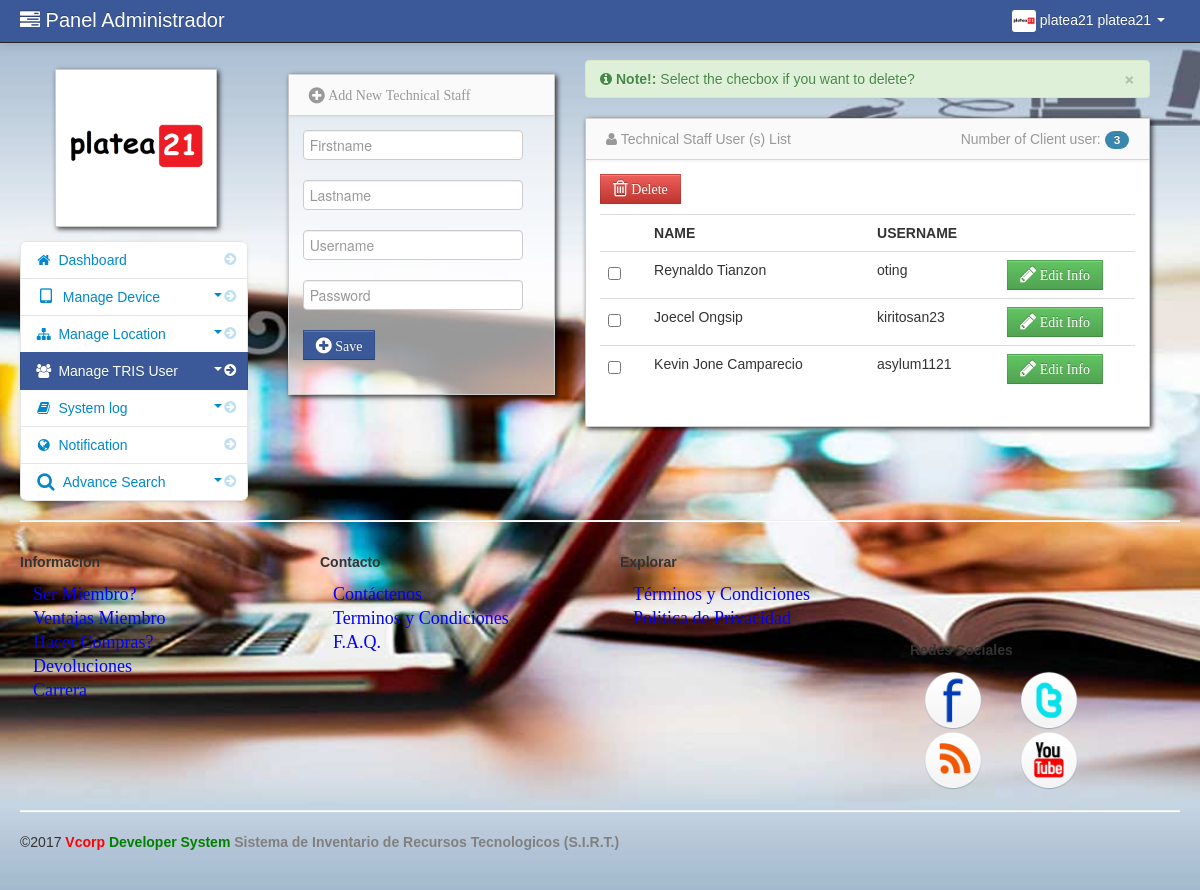
Screenshot of /admin/client_user.php (signed in) with the database file from the repository.
### tables this page shows
CREATE TABLE IF NOT EXISTS `client` (
  `client_id` int(128) NOT NULL AUTO_INCREMENT,
  `username` varchar(128) NOT NULL,
  `password` varchar(128) NOT NULL,
  `firstname` varchar(128) NOT NULL,
  `lastname` varchar(128) NOT NULL,
  `thumbnails` varchar(200) NOT NULL,
  PRIMARY KEY (`client_id`)
);

### admin/session.php (called while the page is built, shortened)
<?php
$session_id=$_SESSION['id'];
?>

### admin/client_user.php (the view, shortened to what this page needs)
<?php include('header.php'); ?>
<?php include('session.php'); ?>
    <body>
		<?php include('navbar.php'); ?>
        <div class="container-fluid">
            <div class="row-fluid">
				<?php include('client_user_slidebar.php'); ?>
				<div class="span3" id="adduser">
				<?php include('add_client.php'); ?>
				</div>
                <div class="span6" id="">
                     <div class="row-fluid">
				<div class="empty">
                    <div class="alert alert-success alert-dismissable">
                        <button type="button" class="close" data-dismiss="alert" aria-hidden="true">&times;</button>
                         <i class="icon-info-sign"></i>  <strong>Note!:</strong> Select the checbox if you want to delete?
                    </div>
               </div>
				<?php
	             $count_user=mysqli_query($conn,"select * from client");
	             $count = mysqli_num_rows($count_user);
                 ?>
                        <div id="block_bg" class="block">
                            <div class="navbar navbar-inner block-header">
                                <div class="muted pull-left"><i class="icon-user"></i> Technical Staff User (s) List</div>
								<div class="muted pull-right">
								Number of Client user: <span class="badge badge-info"><?php  echo $count; ?></span>
							 </div>
                            </div>
                            <div class="block-content collapse in">
                                <div class="span12">
								<form action="delete_client.php" method="post">
  									<table cellpadding="0" cellspacing="0" border="0" class="table" id="example">
									<a data-placement="right" title="Click to Delete check item"  data-toggle="modal" href="#client_delete" id="delete"  class="btn btn-danger" name=""><i class="icon-trash icon-large"> Delete</i></a>
										<thead>
										  <tr>
												<th></th>
												<th>Name</th>
												<th>Username</th>
												<th></th>
										   </tr>
										</thead>
										<tbody>
													<?php
													$user_query = mysqli_query($conn,"select * from client")or die(mysqli_error($conn));
													while($row = mysqli_fetch_array($user_query)){
													$id = $row['client_id'];
													?>
												<tr>
												<td width="30">
												<input id="optionsCheckbox" class="uniform_on" name="selector[]" type="checkbox" value="<?php echo $id; ?>">
												</td>
												<td><?php echo $row['firstname']; ?> <?php echo $row['lastname']; ?></td>
												<td><?php echo $row['username']; ?></td>
												<td width="120">
												<a rel="tooltip"  title="Edit Client" id="e<?php echo $id; ?>" href="edit_client.php<?php echo '?id='.$id; ?>"  data-toggle="modal" class="btn btn-success"><i class="icon-pencil icon-large"> Edit Info</i></a>
												</td>
												</tr>
												<?php } ?>
										</tbody>
									</table>
									</form>
                                </div>
                            </div>
                        </div>
                    </div>
                </div>
            </div>
		<?php include('footer.php'); ?>
        </div>
		<?php include('script.php'); ?>
    </body>
</html>

### admin/navbar.php (shortened to what this page needs)
<div class="navbar navbar-inverse navbar-fixed-top">
          <div class="navbar-inner">
             <div class="container-fluid">
		 <div class="navbar-header">
                  <span  class="brand" href="#"></i><i class="icon-tasks"></i>  Panel Administrador</span>
		 </div>
                  <div class="nav-collapse collapse">
                      <ul class="nav pull-right">
				<?php $query= mysqli_query($conn,"select * from admin where admin_id = '$session_id'")or die(mysqli_error($conn));
					  $row = mysqli_fetch_array($query);
				?>
                          <li class="dropdown">
                              <a href="#" role="button" class="dropdown-toggle" data-toggle="dropdown"><img id="avatar1" class="img-responsive" src="<?php echo $row['adminthumbnails']; ?>">&nbsp;<?php echo utf8_encode($row['firstname']." ".$row['lastname']);  ?> <i class="caret"></i>
                              </a>
                          </li>
                      </ul>
                  </div>
              </div>
          </div>
      </div>

### admin/client_user_slidebar.php (shortened to what this page needs)
 <div class="span3" id="sidebar">
            <img id="admin_avatar" class="img-polaroid" src="<?php echo $row['adminthumbnails']; ?>">
                <ul class="nav nav-list bs-docs-sidenav nav-collapse collapse">
                    <li class=""> <a href="dashboard.php"><i class="icon-chevron-right"></i><i class="icon-home"></i>&nbsp;Dashboard</a> </li>
		<li class="">
		    <a href="javascript:;" role="button" class="dropdown-toggle" data-toggle="collapse" data-target="#bs"><i class="icon-chevron-right"></i><i class="icon-tablet icon-large"></i>&nbsp;Manage Device
			<div class="muted pull-right"><i class="caret"></i></div></a>
		</li>
	    <li>
		    <a href="javascript:;" role="button" class="dropdown-toggle" data-toggle="collapse" data-target="#bs1"><i class="icon-chevron-right"></i><i class="icon-sitemap"></i>&nbsp;Manage Location
			<div class="muted pull-right"><i class="caret"></i></div></a>
		</li>
		<li class="active">
		    <a href="javascript:;" role="button" class="dropdown-toggle" data-toggle="collapse" data-target="#bs2"><i class="icon-chevron-right"></i><i class="icon-group"></i>&nbsp;Manage TRIS User
			<div class="muted pull-right"><i class="caret"></i></div></a>
		</li>
		<li>
		    <a href="javascript:;" role="button" class="dropdown-toggle" data-toggle="collapse" data-target="#bs3"><i class="icon-chevron-right"></i><i class="icon-book"></i>&nbsp;System log
			<div class="muted pull-right"><i class="caret"></i></div></a>
		</li>
	    <li class="">
           <a href="notification.php"><i class="icon-chevron-right"></i><i class="icon-globe"></i>&nbsp;Notification
           </a>
           </li>
                     <li class="">
                       <a href="javascript:;" role="button" class="dropdown-toggle" data-toggle="collapse" data-target="#bs4"><i class="icon-chevron-right"></i><i class="icon-search icon-large"></i>&nbsp;Advance Search
		   <div class="muted pull-right"><i class="caret"></i></div></a>
                    </li>
              </ul>
</div>

### admin/assets/styles.css (style rules this page uses)
body { padding-top: 60px; padding-bottom: 40px; background-color: #f5f5f5; }
.block { background: url("../images/pixel-60fff.png") repeat scroll 0 0 rgba(0, 0, 0, 0) !important; border: 1px solid #ccc; background: white; margin: 1em 0em; border-top: none; -webkit-box-shadow: 2px 2px 5px rgba(0, 0, 6, 0.75); -moz-box-shadow: 2px 2px 5px rgba(0, 0, 6, 0.75); box-shadow: 2px 2px 5px rgba(0, 0, 6, 0.75); }
.block-content { margin: 1em; min-height: .25em; }
.block-header { margin-bottom: 0px; border-right: none; border-left: none; -webkit-border-radius: 0px; -moz-border-radius: 0px; border-radius: 0px; }
.block-header div { padding-top: 10px; }
.bs-docs-sidenav { max-width: 228px; margin: 30px 0 0; padding: 0; background-color: #fff; -webkit-border-radius: 6px; -moz-border-radius: 6px; border-radius: 6px; -webkit-box-shadow: 0 1px 4px rgba(0,0,0,.065); -moz-box-shadow: 0 1px 4px rgba(0,0,0,.065); box-shadow: 0 1px 4px rgba(0,0,0,.065); }
.bs-docs-sidenav > li > a { display: block; width: 190px \9; margin: 0 0 -1px; padding: 8px 14px; border: 1px solid #e5e5e5; }
.bs-docs-sidenav > li:first-child > a { -webkit-border-radius: 6px 6px 0 0; -moz-border-radius: 6px 6px 0 0; border-radius: 6px 6px 0 0; }
.bs-docs-sidenav > li:last-child > a { -webkit-border-radius: 0 0 6px 6px; -moz-border-radius: 0 0 6px 6px; border-radius: 0 0 6px 6px; }
.bs-docs-sidenav > .active > a { position: relative; z-index: 2; padding: 9px 15px; border: 0; text-shadow: 0 1px 0 rgba(0,0,0,.15); -webkit-box-shadow: inset 1px 0 0 rgba(0,0,0,.1), inset -1px 0 0 rgba(0,0,0,.1); -moz-box-shadow: inset 1px 0 0 rgba(0,0,0,.1), inset -1px 0 0 rgba(0,0,0,.1); box-shadow: inset 1px 0 0 rgba(0,0,0,.1), inset -1px 0 0 rgba(0,0,0,.1); }
.bs-docs-sidenav .icon-chevron-right { float: right; margin-top: 2px; margin-right: -6px; opacity: .25; }
.bs-docs-sidenav .active .icon-chevron-right, .bs-docs-sidenav .active a:hover .icon-chevron-right { opacity: 1; }

### rows the page displays
client: firstname "Reynaldo", lastname "Tianzon", username "oting"
client: firstname "Joecel", lastname "Ongsip", username "kiritosan23"
client: firstname "Kevin Jone", lastname "Camparecio", username "asylum1121"

### other values shown
utf8_encode($row['firstname']." ".$row['lastname']) "platea21 platea21"
$count "3"
